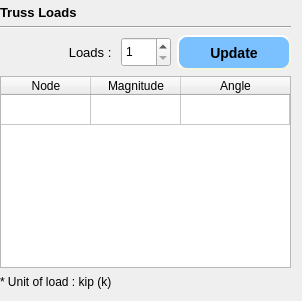
         <widget class="QWidget" name="page_loads">
          <layout class="QGridLayout" name="gridLayout_3">
           <property name="leftMargin">
            <number>0</number>
           </property>
           <property name="topMargin">
            <number>5</number>
           </property>
           <item row="0" column="0">
            <widget class="QLabel" name="label_9">
             <property name="font">
              <font>
               <pointsize>10</pointsize>
               <weight>75</weight>
               <bold>true</bold>
              </font>
             </property>
             <property name="text">
              <string>Truss Loads</string>
             </property>
            </widget>
           </item>
           <item row="1" column="0" colspan="3">
            <widget class="Line" name="line_5">
             <property name="orientation">
              <enum>Qt::Horizontal</enum>
             </property>
            </widget>
           </item>
           <item row="2" column="0">
            <widget class="QLabel" name="label_10">
             <property name="font">
              <font>
               <pointsize>10</pointsize>
              </font>
             </property>
             <property name="text">
              <string>Loads : </string>
             </property>
             <property name="alignment">
              <set>Qt::AlignRight|Qt::AlignTrailing|Qt::AlignVCenter</set>
             </property>
            </widget>
           </item>
           <item row="2" column="1">
            <widget class="QSpinBox" name="spinBox_loads">
             <property name="minimumSize">
              <size>
               <width>0</width>
               <height>30</height>
              </size>
             </property>
             <property name="maximumSize">
              <size>
               <width>50</width>
               <height>16777215</height>
              </size>
             </property>
             <property name="minimum">
              <number>1</number>
             </property>
             <property name="value">
              <number>1</number>
             </property>
            </widget>
           </item>
           <item row="2" column="2">
            <widget class="QPushButton" name="update_loads">
             <property name="minimumSize">
              <size>
               <width>23</width>
               <height>35</height>
              </size>
             </property>
             <property name="cursor">
              <cursorShape>PointingHandCursor</cursorShape>
             </property>
             <property name="styleSheet">
              <string notr="true">QPushButton {
	background-color: rgb(123, 193, 255);
    border-style: outset;
    border-width: 2px;
    border-radius: 10px;
    border-color: beige;
    font: bold 14px;
    min-width: 1em;
    padding: 1px;
}
QPushButton:hover {
	background-color: rgb(85, 162, 255);
    border-style: inset;
}
</string>
             </property>
             <property name="text">
              <string>Update</string>
             </property>
            </widget>
           </item>
           <item row="3" column="0" colspan="3">
            <widget class="QTableWidget" name="tableWidget_loads">
             <property name="alternatingRowColors">
              <bool>true</bool>
             </property>
             <attribute name="horizontalHeaderDefaultSectionSize">
              <number>90</number>
             </attribute>
             <attribute name="horizontalHeaderStretchLastSection">
              <bool>true</bool>
             </attribute>
             <attribute name="verticalHeaderVisible">
              <bool>false</bool>
             </attribute>
             <row>
              <property name="text">
               <string>1</string>
              </property>
             </row>
             <column>
              <property name="text">
               <string>Node</string>
              </property>
              <property name="background">
               <color>
                <red>85</red>
                <green>255</green>
                <blue>127</blue>
               </color>
              </property>
             </column>
             <column>
              <property name="text">
               <string>Magnitude</string>
              </property>
              <property name="background">
               <color>
                <red>255</red>
                <green>85</green>
                <blue>0</blue>
               </color>
              </property>
             </column>
             <column>
              <property name="text">
               <string>Angle</string>
              </property>
              <property name="background">
               <color>
                <red>85</red>
                <green>170</green>
                <blue>255</blue>
               </color>
              </property>
             </column>
             <item row="0" column="0">
              <property name="text">
               <string/>
              </property>
              <property name="textAlignment">
               <set>AlignLeading|AlignVCenter</set>
              </property>
             </item>
            </widget>
           </item>
           <item row="4" column="0" colspan="3">
            <widget class="QLabel" name="label_unit_load">
             <property name="minimumSize">
              <size>
               <width>291</width>
               <height>16</height>
              </size>
             </property>
             <property name="maximumSize">
              <size>
               <width>16777215</width>
               <height>40</height>
              </size>
             </property>
             <property name="font">
              <font>
               <pointsize>9</pointsize>
              </font>
             </property>
             <property name="text">
              <string>* Unit of load : kip (k)</string>
             </property>
            </widget>
           </item>
          </layout>
         </widget>
